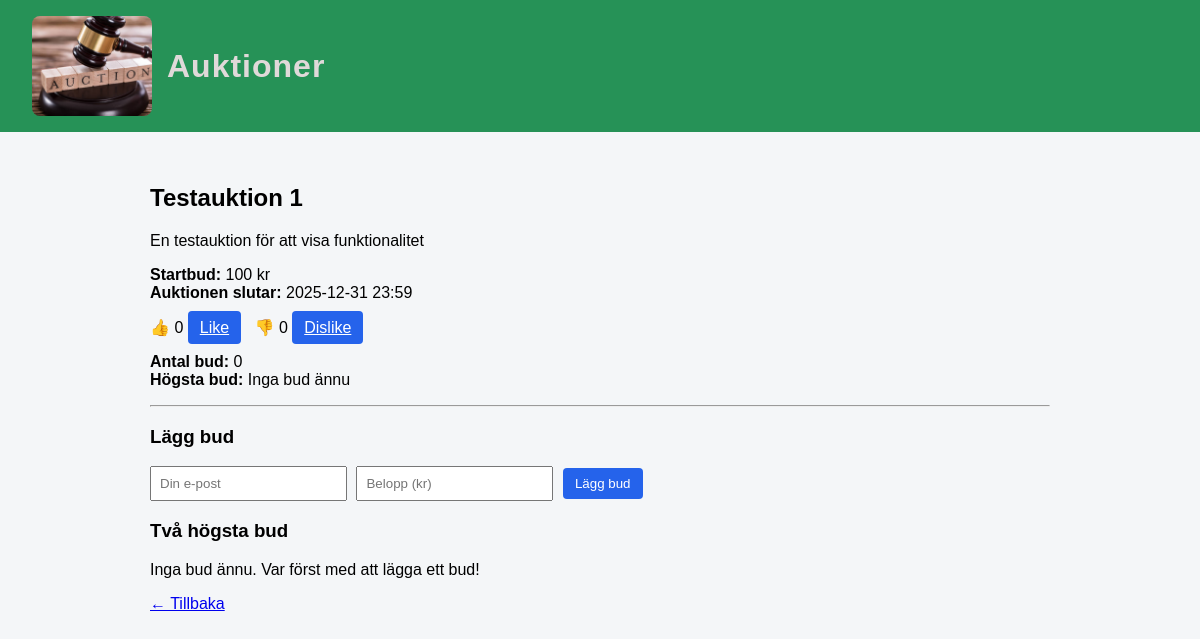
Page /auction/1 on the committed database.
### tables this page shows
CREATE TABLE auctions (
    id INTEGER PRIMARY KEY AUTOINCREMENT,
    title TEXT NOT NULL,
    description TEXT NOT NULL,
    starting_bid REAL NOT NULL,
    end_datetime TEXT NOT NULL,
    category TEXT DEFAULT 'Övrigt',
    likes INTEGER DEFAULT 0,
    dislikes INTEGER DEFAULT 0
);

### myblueprints/auctions/auctions_routes.py (the view)
@auctions_bp.route("/auction/<int:id>")
def detail(id):
    auction = AuctionRepository.get_by_id(id)
    bids = BidRepository.get_top_two(id)
    bid_count = BidRepository.count_for_auction(id)
    highest_bid = BidRepository.get_highest(id)
    return render_template(
        "auction_detail.html",
        auction=auction,
        bids=bids,
        bid_count=bid_count,
        highest_bid=highest_bid
    )

### database.py (called while the page is built)
def get_db():
    if "db" not in g:
        g.db = sqlite3.connect(DATABASE)
        g.db.row_factory = sqlite3.Row
    return g.db

### dbrepositories/auction_repository.py (called while the page is built)
    @staticmethod
    def get_by_id(auction_id):
        return get_db().execute(
            "SELECT * FROM auctions WHERE id = ?",
            (auction_id,)
        ).fetchone()

### dbrepositories/bid_repository.py (called while the page is built)
    @staticmethod
    def get_top_two(auction_id):
        return get_db().execute(
            """
            SELECT * FROM bids
            WHERE auction_id = ?
            ORDER BY amount DESC
            LIMIT 2
            """,
            (auction_id,)
        ).fetchall()

    @staticmethod
    def count_for_auction(auction_id):
        return get_db().execute(
            """
            SELECT COUNT(*) as count
            FROM bids
            WHERE auction_id = ?
            """,
            (auction_id,)
        ).fetchone()["count"]

    @staticmethod
    def get_highest(auction_id):
        return get_db().execute(
            """
            SELECT MAX(amount) as highest
            FROM bids
            WHERE auction_id = ?
            """,
            (auction_id,)
        ).fetchone()["highest"]

### templates/auction_detail.html
{% extends "base.html" %}
{% block content %}
<h2>{{ auction.title }}</h2>
<p>{{ auction.description }}</p>
<p>
<strong>Startbud:</strong> {{ auction.starting_bid|int }} kr<br>
<strong>Auktionen slutar:</strong> {{ auction.end_datetime }}
</p>
<p>
👍 {{ auction.likes }}
<a class="btn" href="/auction/{{ auction.id }}/like">Like</a>
&nbsp;
👎 {{ auction.dislikes }}
<a class="btn" href="/auction/{{ auction.id }}/dislike">Dislike</a>
</p>
<p>
<strong>Antal bud:</strong> {{ bid_count }}<br>
<strong>Högsta bud:</strong>
{% if highest_bid %}
    {{ highest_bid|int }} kr
{% else %}
    Inga bud ännu
{% endif %}
</p>
<hr>
<h3>Lägg bud</h3>
<form method="post" action="/auction/{{ auction.id }}/bid">
    <input name="bidder" placeholder="Din e-post" required>
    <input name="amount" type="number" step="1" min="1" placeholder="Belopp (kr)" required>
    <button type="submit">Lägg bud</button>
</form>
<h3>Två högsta bud</h3>
{% if bids %}
<ul>
{% for bid in bids %}
    <li>
        <strong>{{ bid.bidder }}</strong> –
        <strong>{{ bid.amount|int }} kr</strong>
        <span style="color: #666;">({{ bid.created_at[:19] }})</span>
    </li>
{% endfor %}
</ul>
{% else %}
<p>Inga bud ännu. Var först med att lägga ett bud!</p>
{% endif %}
<a href="/">← Tillbaka</a>
{% endblock %}

### static/style.css (style rules this page uses)
body { font-family: Arial, sans-serif; background: #f4f6f8; margin: 0; padding: 0; }
button, .btn { background: #2563eb; color: white; border: none; padding: 8px 12px; border-radius: 4px; cursor: pointer; }
input { padding: 8px; margin-right: 5px; }

### rows in the picture
auctions: title "Testauktion 1", description "En testauktion för att visa funktionalitet", starting_bid "100", end_datetime "2025-12-31 23:59", likes "0", dislikes "0"

### other values in the picture
{{ bid_count }} "0"
